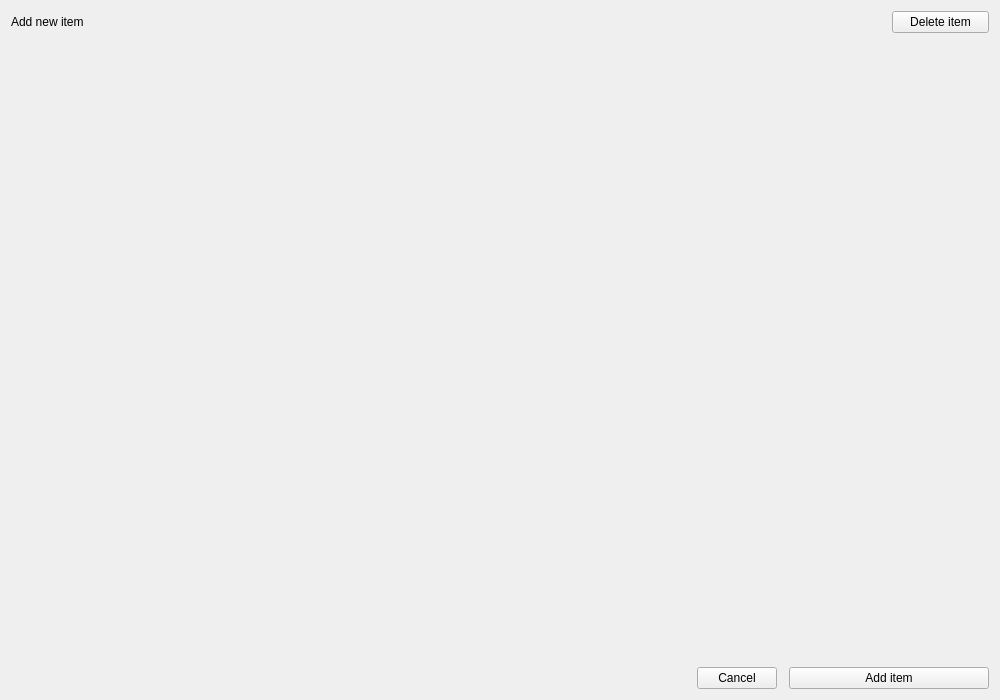
<?xml version="1.0" encoding="UTF-8"?>
<ui version="4.0">
 <class>AddItemWidget</class>
 <widget class="QWidget" name="AddItemWidget">
  <property name="geometry">
   <rect>
    <x>0</x>
    <y>0</y>
    <width>1000</width>
    <height>700</height>
   </rect>
  </property>
  <property name="windowTitle">
   <string>Form</string>
  </property>
  <layout class="QGridLayout" name="gridLayout">
   <item row="0" column="4">
    <widget class="QPushButton" name="deleteItemButton">
     <property name="text">
      <string>Delete item</string>
     </property>
    </widget>
   </item>
   <item row="0" column="0" colspan="4">
    <widget class="QLabel" name="title">
     <property name="styleSheet">
      <string notr="true">font: 14pt &quot;MS Shell Dlg 2&quot;;</string>
     </property>
     <property name="text">
      <string>Add new item</string>
     </property>
    </widget>
   </item>
   <item row="2" column="3" colspan="2">
    <widget class="QPushButton" name="addItemButton">
     <property name="minimumSize">
      <size>
       <width>200</width>
       <height>0</height>
      </size>
     </property>
     <property name="text">
      <string>Add item</string>
     </property>
    </widget>
   </item>
   <item row="1" column="0" colspan="5">
    <widget class="QWidget" name="fieldsWidget" native="true"/>
   </item>
   <item row="2" column="1">
    <layout class="QHBoxLayout" name="horizontalLayout">
     <item>
      <spacer name="horizontalSpacer">
       <property name="orientation">
        <enum>Qt::Horizontal</enum>
       </property>
       <property name="sizeHint" stdset="0">
        <size>
         <width>40</width>
         <height>20</height>
        </size>
       </property>
      </spacer>
     </item>
     <item>
      <widget class="QPushButton" name="cancelButton">
       <property name="text">
        <string>Cancel</string>
       </property>
      </widget>
     </item>
    </layout>
   </item>
  </layout>
 </widget>
 <resources/>
 <connections/>
</ui>
